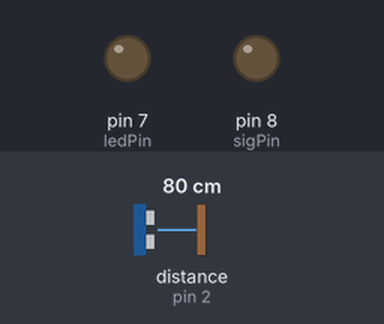
The sketch below on a simulated Arduino Uno, built with avr-gcc and run on an emulated ATmega328P. On the bench: output pins drawn as LEDs (lit = HIGH). Wiring (inferred from the names in the program): ultrasonic range finder: trigger pin 3; echo pin 2. Inputs (shaded band) come from the test bench; at power-on: distance to the obstacle (sensor on pin 2) 80 cm. The echo pulse lasts 58.3 µs per cm; pins used as bus, display or sensor lines are not drawn; what the sketch prints to the serial monitor is not drawn.

Above: at 0.1 s.
At 36.6 s:
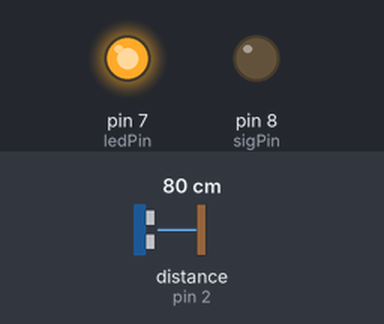
At 97.8 s:
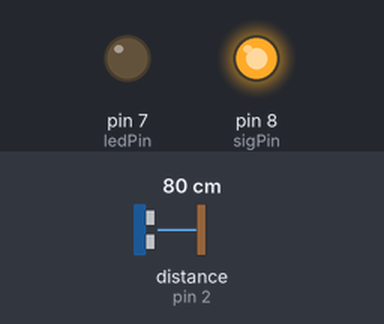
Timing chart, 0 to 99.3 s (numbered marks = the images above):
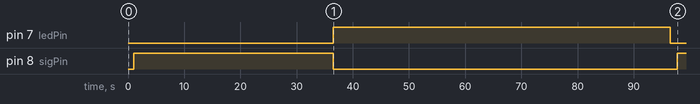

The sketch:

sketch_santa02_distance.ino
```cpp
#define echoPin 2 // attach pin D2 Arduino to pin Echo of HC-SR04
#define trigPin 3 //attach pin D3 Arduino to pin Trig of HC-SR04
#define sigPin 8 //attach pin D3 Arduino to pin Signal of Relay
#define ledPin 7 //attach pin D3 Arduino to pin Trig of HC-SR04
#define MINCOUNT 5 //minium count before trigger
#define MAX_DIST 25 //max distance in cm
#define PLAYTIME 35500 //time to play
#define WAITTIME 60000 //time to wait

// defines variables
long duration; // variable for the duration of sound wave travel
int distance; // variable for the distance measurement
int count = 0;

void setup() {
  pinMode(trigPin, OUTPUT);
  pinMode(sigPin, OUTPUT);
  pinMode(ledPin, OUTPUT);
  pinMode(echoPin, INPUT);
  Serial.begin(9600); // // Serial Communication is starting with 9600 of baudrate speed
}
void loop() {
  // Clears the trigPin condition
  digitalWrite(trigPin, LOW);
  delayMicroseconds(2);
  // Sets the trigPin HIGH (ACTIVE) for 10 microseconds
  digitalWrite(trigPin, HIGH);
  delayMicroseconds(10);
  digitalWrite(trigPin, LOW);
  // Reads the echoPin, returns the sound wave travel time in microseconds
  duration = pulseIn(echoPin, HIGH);
  // Calculating the distance
  distance = duration * 0.034 / 2; // Speed of sound wave divided by 2 (go and back)
  // Displays the distance on the Serial Monitor
  Serial.print("Distance: ");
  Serial.print(distance);
  Serial.print(" cm");
  Serial.print(" - Count: ");
  Serial.print(count);
  Serial.println(" ");

  if (distance > MAX_DIST) {
    count++;
    if (count > MINCOUNT) {
      Serial.print("Playing!");
      digitalWrite(sigPin, HIGH);//play
      delay(PLAYTIME);
      Serial.print("Stop");
      digitalWrite(sigPin, LOW);
      digitalWrite(ledPin, HIGH);
      delay(WAITTIME); //wait for 3 mins before next check
      digitalWrite(ledPin, LOW);
      Serial.print("Finished");
      count = 0;
    }
  }
  else {
    count = 0;
  }
  delay(200);
}
```

Measured:
- by itself, pin 7 (ledPin): LOW → HIGH at 36.5 s, → LOW 60.0 s later
- by itself, pin 8 (sigPin): LOW → HIGH at 1.0 s, → LOW 35.5 s later, → HIGH 61.2 s later
